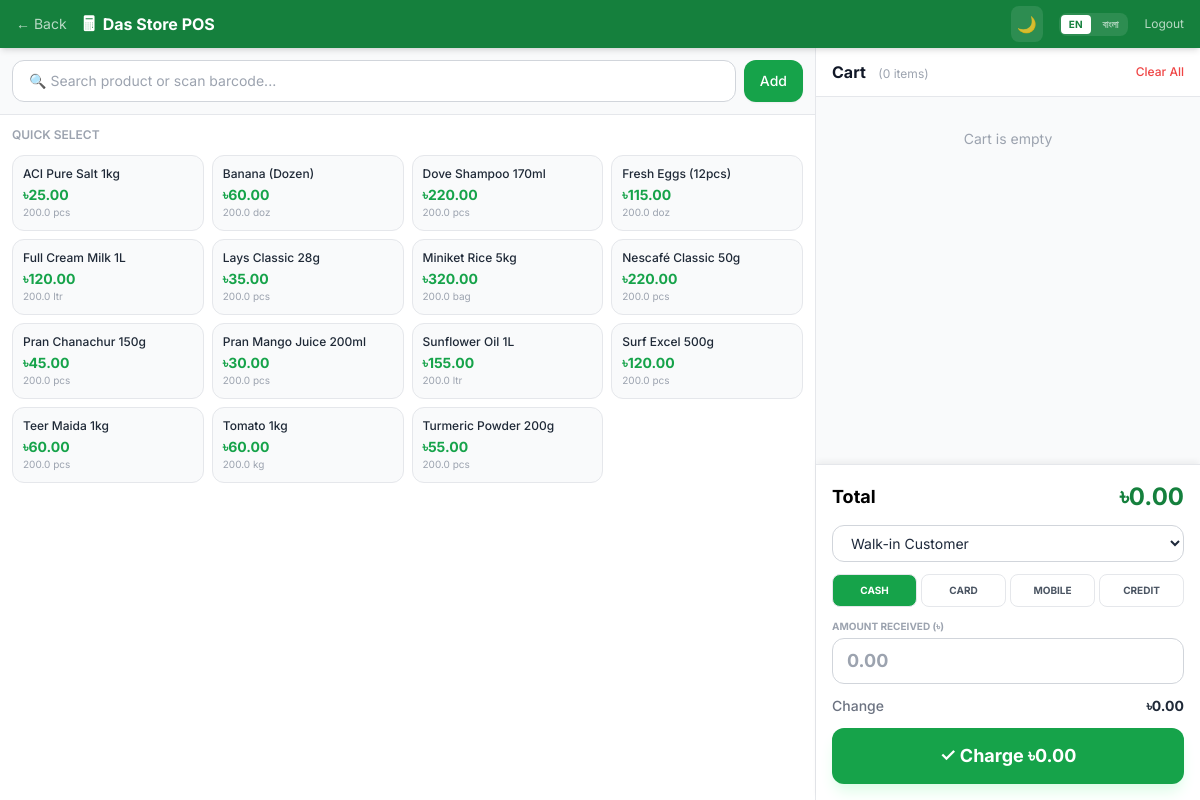
/pos.php (signed in), run on the app's committed database.
### tables this page shows
CREATE TABLE IF NOT EXISTS `products` (
  `id`            INT UNSIGNED AUTO_INCREMENT PRIMARY KEY,
  `name`          VARCHAR(200) NOT NULL,
  `sku`           VARCHAR(80)  UNIQUE,
  `barcode`       VARCHAR(80)  UNIQUE,
  `category_id`   INT UNSIGNED,
  `company_id`    INT UNSIGNED,
  `dealer_id`     INT UNSIGNED,
  `unit`          VARCHAR(30)  DEFAULT 'pcs',
  `weight_size`   VARCHAR(100),
  `cost_price`    DECIMAL(10,2) NOT NULL DEFAULT 0,
  `sale_price`    DECIMAL(10,2) NOT NULL DEFAULT 0,
  `mrp`           DECIMAL(10,2) DEFAULT 0,
  `description`   TEXT,
  `image`         VARCHAR(255),
  `is_active`     TINYINT(1)   DEFAULT 1,
  `track_expiry`  TINYINT(1)   DEFAULT 0,
  `mfg_date`      DATE NULL,
  `expiry_date`   DATE NULL,
  `created_at`    TIMESTAMP    DEFAULT CURRENT_TIMESTAMP,
  FOREIGN KEY (`category_id`) REFERENCES `categories`(`id`) ON DELETE SET NULL,
  FOREIGN KEY (`company_id`)  REFERENCES `companies`(`id`)  ON DELETE SET NULL,
  FOREIGN KEY (`dealer_id`)   REFERENCES `dealers`(`id`)    ON DELETE SET NULL
);

### includes/lang.php (called while the page is built, shortened)
<?php
$lang_code = $_SESSION['lang'] ?? 'en';
function __($key) {
    global $translations, $lang_code;
    return $translations[$lang_code][$key] ?? $key;
}

### pos.php (the view, shortened to what this page needs)
<?php
require_once 'includes/auth.php';
require_once 'includes/pos-header.php';
?>
<div class="flex h-full gap-0 overflow-hidden">
    <div id="pos-left" class="flex-1 flex flex-col bg-white dark:bg-gray-800 border-r border-gray-200 dark:border-gray-700">
        <div class="p-3 border-b border-gray-200 dark:border-gray-700 bg-gray-50 dark:bg-gray-900/50">
            <div class="flex gap-2 relative" id="search-container">
                <div class="relative flex-1">
                    <input type="text" id="barcode-input" autofocus autocomplete="off"
                           placeholder="<?= __('pos_search_placeholder') ?>"
                           class="w-full border border-gray-300 dark:border-gray-600 dark:bg-gray-800 dark:text-white rounded-xl px-4 py-2.5 text-sm outline-none focus:border-brand-500 focus:ring-2 focus:ring-brand-100 dark:focus:ring-brand-900/20 transition">
                </div>
                <button onclick="POS.lookupBarcode()" class="bg-brand-600 text-white px-4 py-2 rounded-xl text-sm font-medium hover:bg-brand-700 transition shadow-sm"><?= __('add') ?></button>
            </div>
        </div>
        <div class="flex-1 overflow-y-auto p-3">
            <p class="text-xs font-semibold text-gray-400 dark:text-gray-500 uppercase mb-3"><?= __('quick_select') ?></p>
            <div class="grid grid-cols-2 sm:grid-cols-3 md:grid-cols-4 gap-2">
                <?php
                $quick = $pdo->query("SELECT p.id,p.name,p.sale_price,p.unit,p.barcode,COALESCE(i.display_qty+i.warehouse_qty,0) as stock FROM products p LEFT JOIN inventory i ON i.product_id=p.id WHERE p.is_active=1 AND (i.display_qty+i.warehouse_qty)>0 ORDER BY p.name LIMIT 48")->fetchAll();
                foreach ($quick as $q): ?>
                <button onclick='POS.addToCart(<?= json_encode(['id'=>$q['id'],'name'=>$q['name'],'sale_price'=>$q['sale_price'],'unit'=>$q['unit'],'stock'=>$q['stock']]) ?>)'
                        class="text-left p-2.5 bg-gray-50 dark:bg-gray-900/40 hover:bg-brand-50 dark:hover:bg-brand-900/20 hover:border-brand-300 dark:hover:border-brand-700 border border-gray-200 dark:border-gray-700 rounded-xl transition group">
                    <div class="text-xs font-medium text-gray-800 dark:text-gray-200 group-hover:text-brand-700 dark:group-hover:text-brand-400 leading-tight truncate"><?= htmlspecialchars($q['name']) ?></div>
                    <div class="text-sm font-bold text-brand-600 dark:text-brand-400 mt-1"><?= CURRENCY ?><?= number_format($q['sale_price'], 2) ?></div>
                    <div class="text-[10px] text-gray-400 dark:text-gray-500"><?= number_format($q['stock'], 1) ?> <?= $q['unit'] ?></div>
                </button>
                <?php endforeach; ?>
            </div>
        </div>
    </div>
    <div id="pos-right" class="w-96 flex flex-col bg-gray-50 dark:bg-gray-900/50">
        <div class="px-4 py-3 bg-white dark:bg-gray-800 border-b border-gray-200 dark:border-gray-700 flex items-center justify-between">
            <div>
                <span class="font-bold text-gray-900 dark:text-gray-100"><?= __('cart') ?></span>
                <span class="text-xs text-gray-400 ml-2">(<span id="cart-item-count">0</span> <?= __('items') ?>)</span>
            </div>
            <button onclick="POS.clearCart()" class="text-xs text-red-500 hover:text-red-700 transition font-medium"><?= __('clear_all') ?></button>
        </div>
        <div id="cart-items" class="flex-1 overflow-y-auto">
            <table class="w-full text-sm">
                <tbody id="cart-body">
                    <tr><td colspan="6" class="text-center text-gray-400 py-8"><?= __('cart_empty') ?></td></tr>
                </tbody>
            </table>
        </div>
        <div class="bg-white dark:bg-gray-800 border-t border-gray-200 dark:border-gray-700 p-4 space-y-3 shadow-[0_-4px_6px_-1px_rgba(0,0,0,0.05)]">
            <div class="flex items-center justify-between text-lg font-bold">
                <span class="dark:text-gray-300"><?= __('total') ?></span>
                <span id="cart-total" class="text-brand-700 dark:text-brand-400 text-2xl"><?= CURRENCY ?>0.00</span>
            </div>
            <select id="customer-select" class="form-control text-sm dark:bg-gray-700 dark:border-gray-600 dark:text-white">
                <option value=""><?= __('walk_in_customer') ?></option>
            </select>
            <div class="grid grid-cols-4 gap-1" id="pay-method-group">
                <?php foreach (['cash','card','mobile','credit'] as $m): ?>
                <button onclick="selectMethod(this,'<?= $m ?>')"
                        data-method="<?= $m ?>"
                        class="pay-method text-[10px] py-2 rounded-lg border border-gray-200 dark:border-gray-700 hover:border-brand-400 font-bold uppercase transition <?= $m === 'cash' ? 'bg-brand-600 text-white border-brand-600' : 'bg-white dark:bg-gray-700 text-gray-600 dark:text-gray-300' ?>">
                    <?= __($m) ?>
                </button>
                <?php endforeach; ?>
            </div>
            <div>
                <label class="text-[10px] font-bold text-gray-400 dark:text-gray-500 uppercase mb-1 block"><?= __('amount_received') ?> (<?= CURRENCY ?>)</label>
                <input type="number" id="amount-paid" step="0.01" min="0" placeholder="0.00"
                       class="form-control text-lg font-bold dark:bg-gray-700 dark:border-gray-600 dark:text-white" oninput="calcChange()">
            </div>
            <div class="flex items-center justify-between text-sm">
                <span class="text-gray-500 dark:text-gray-400 font-medium"><?= __('change') ?></span>
                <span id="change-display" class="font-bold text-gray-800 dark:text-gray-200"><?= CURRENCY ?>0.00</span>
            </div>
            <button onclick="completeSale()" id="checkout-btn"
                    class="w-full bg-brand-600 hover:bg-brand-700 active:scale-95 text-white font-bold py-3.5 rounded-xl text-lg transition shadow-lg shadow-brand-100 dark:shadow-none">
                ✓ <?= __('charge') ?> <?= CURRENCY ?><span id="btn-total">0.00</span>
            </button>
        </div>
    </div>
</div>
</div>
</body>
</html>

### assets/css/main.css (style rules this page uses)
*, *::before, *::after { box-sizing: border-box; }
body { font-family: 'Inter', sans-serif; }
.form-control { width: 100%; padding: .5rem .875rem; border: 1px solid #d1d5db; border-radius: .75rem; font-size: .875rem; outline: none; transition: border-color .15s, box-shadow .15s; background: #fff; color: #1e293b; }

### assets/css/pos.css (style rules this page uses)
body { overflow: hidden; }
#pos-left { height: calc(100vh - 3rem); display: flex; flex-direction: column; }
#pos-right { height: calc(100vh - 3rem); display: flex; flex-direction: column; }
#cart-items { flex: 1; overflow-y: auto; }

### includes/pos-header.php (style rules this page uses)
.text-brand-700 { color:#15803d }
.bg-brand-600 { background:#16a34a }

### data on the page
products: name "ACI Pure Salt 1kg", sale_price "25.00", stock "200.0", unit "pcs"
products: name "Banana (Dozen)", sale_price "60.00", stock "200.0", unit "doz"
products: name "Dove Shampoo 170ml", sale_price "220.00", stock "200.0", unit "pcs"
products: name "Fresh Eggs (12pcs)", sale_price "115.00", stock "200.0", unit "doz"
products: name "Full Cream Milk 1L", sale_price "120.00", stock "200.0", unit "ltr"
products: name "Lays Classic 28g", sale_price "35.00", stock "200.0", unit "pcs"
products: name "Miniket Rice 5kg", sale_price "320.00", stock "200.0", unit "bag"
products: name "Nescafé Classic 50g", sale_price "220.00", stock "200.0", unit "pcs"
products: name "Pran Chanachur 150g", sale_price "45.00", stock "200.0", unit "pcs"
products: name "Pran Mango Juice 200ml", sale_price "30.00", stock "200.0", unit "pcs"
products: name "Sunflower Oil 1L", sale_price "155.00", stock "200.0", unit "ltr"
products: name "Surf Excel 500g", sale_price "120.00", stock "200.0", unit "pcs"
products: name "Teer Maida 1kg", sale_price "60.00", stock "200.0", unit "pcs"
products: name "Tomato 1kg", sale_price "60.00", stock "200.0", unit "kg"
products: name "Turmeric Powder 200g", sale_price "55.00", stock "200.0", unit "pcs"

### other printed values
__('back') "Back"
SHOP_NAME "Das Store"
__('pos') "POS"
__('logout') "Logout"
__('add') "Add"
__('quick_select') "QUICK SELECT"
__('cart') "Cart"
__('items') "items"
__('clear_all') "Clear All"
__('cart_empty') "Cart is empty"
__('total') "Total"
CURRENCY "৳"
__($m) "CASH"
__($m) "CARD"
__($m) "MOBILE"
